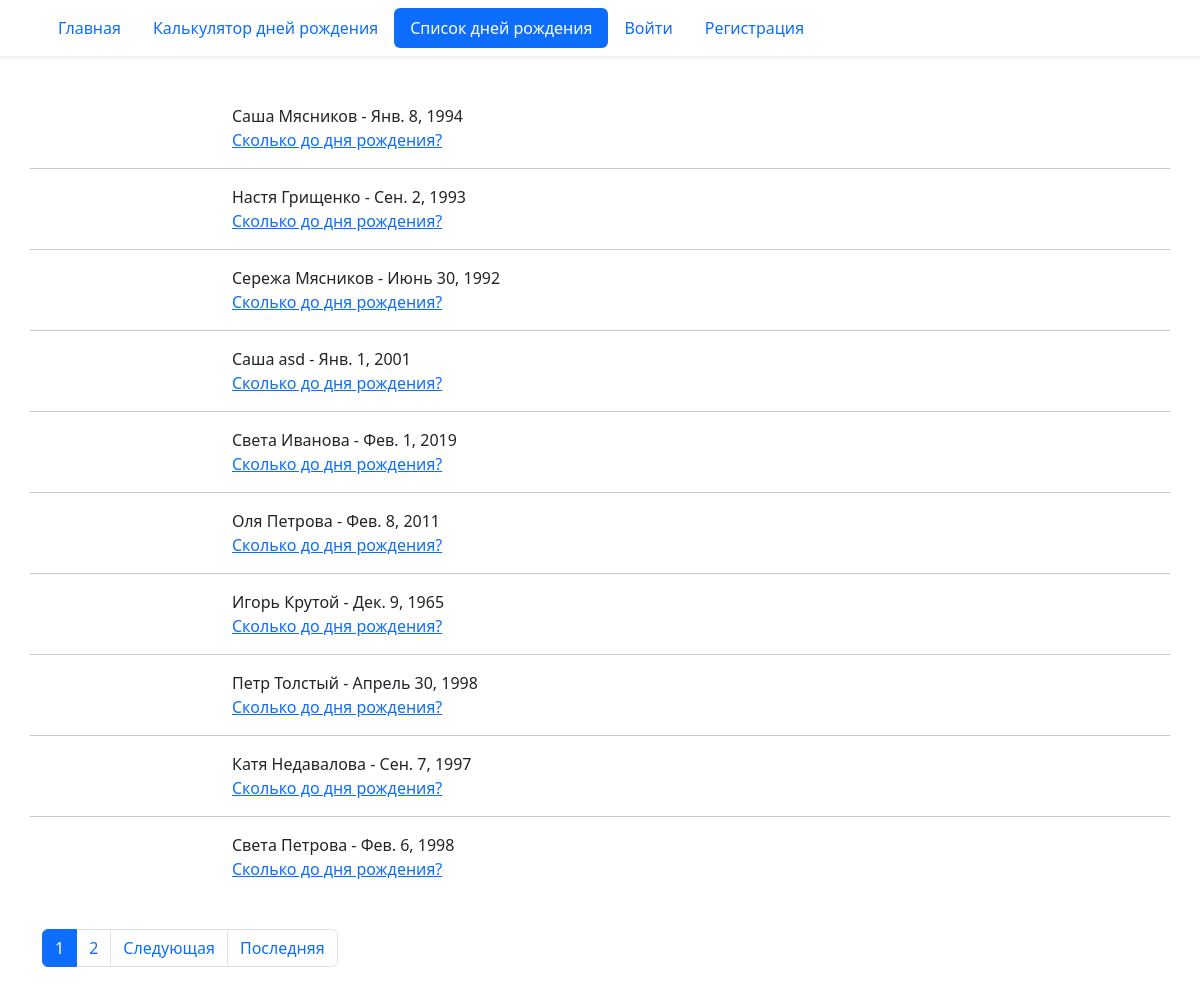
The app's page /birthday/list/ with its own data.
### birthday/models.py (models this page shows, shortened)
class Birthday(models.Model):
    first_name = models.CharField('Имя', max_length=20)
    last_name = models.CharField(
        'Фамилия', blank=True, help_text='Необязательное поле', max_length=20
    )
    birthday = models.DateField('Дата рождения', validators=(real_age,))
    image = models.ImageField('Фото', upload_to='birthdays_images', blank=True)
    author = models.ForeignKey(User, verbose_name='Автор записи',
                               on_delete=models.CASCADE, null=True)
    class Meta:
        verbose_name = 'Запись'
        constraints = (
            models.UniqueConstraint(
                fields=('first_name', 'last_name', 'birthday'),
                name='Unique person constraint',
            ),
        )

### birthday/views.py (the view)
# urls.py: path('list/', views.BirthdayListView.as_view(), name='list'),
class BirthdayListView(ListView):
    model = Birthday
    ordering = 'id'
    paginate_by = 10

### templates/birthday/birthday_list.html (shortened to what this page needs)
{% extends "base.html" %}
{% block content %}
  {% for birthday in page_obj %}
    <div class="row">
      <div class="col-2">
      </div>
      <div class="col-10">
        <div>
          {{ birthday.first_name }} {{ birthday.last_name }} - {{ birthday.birthday }}<br>
          <a href="{% url 'birthday:detail' birthday.id %}">Сколько до дня рождения?</a>
        </div>
      </div>
      {% if not forloop.last %}
        <hr class="mt-3">
      {% endif %}
    </div>
  {% endfor %}
  {% include "includes/paginator.html" %}
{% endblock %}

### templates/base.html (shortened to what this page needs)
<!DOCTYPE html>
<html lang="ru">
  <head>
      {% load django_bootstrap5 %}
      {% bootstrap_css %}
  </head>
  <body>
    {% include "includes/header.html" %}
    <div class="container pt-5">
      {% block content %}{% endblock %}
    </div>
  </body>
</html>

### templates/includes/header.html
<header>
  <nav class="navbar shadow-sm">
    <div class="container">
      {% with request.resolver_match.view_name as view_name %}
        <ul class="nav nav-pills">
          <li class="nav-item">
            <a class="nav-link {% if view_name == 'pages:homepage' %} active {% endif %}"
              href="{% url 'pages:homepage' %}">
              Главная
            </a>
          </li>
          <li class="nav-item">
            <a class="nav-link {% if view_name == 'birthday:create' %} active {% endif %}"
              href="{% url 'birthday:create' %}">
              Калькулятор дней рождения
            </a>
          </li>
          <li class="nav-item">
            <a class="nav-link {% if view_name == 'birthday:list' %} active {% endif %}" href="{% url 'birthday:list' %}">
              Cписок дней рождения
            </a>
          </li>
          {% if user.is_authenticated %}
            <span class="navbar-text">Пользователь: <b>{{ user.username }}</b></span>
            <li class="nav-item">
              <a class="nav-link{% if view_name == 'password_change' %} active {% endif %}"
                href="{% url 'password_change' %}">Изменить пароль</a>
            </li>
            <li class="nav-item">
              <a class="nav-link" href="{% url 'logout' %}">Выйти</a>
            </li>
          {% else %}
            <li class="nav-item">
              <a class="nav-link{% if view_name == 'login' %} active {% endif %}" href="{% url 'login' %}">Войти</a>
            </li>
            <li class="nav-item">
              <a class="nav-link{% if view_name == 'registration' %} active {% endif %}" href="{% url 'registration' %}">Регистрация</a>
            </li>
          {% endif %}
        </ul>
      {% endwith %}
    </div>
  </nav>
</header>

### templates/includes/paginator.html (shortened to what this page needs)
{% if page_obj.has_other_pages %}
  <nav class="my-5">
    <ul class="pagination">
      {% for i in page_obj.paginator.page_range %}
        {% if page_obj.number == i %}
          <li class="page-item active">
            <span class="page-link">{{ i }}</span>
          </li>
        {% else %}
          <li class="page-item">
            <a class="page-link" href="?page={{ i }}">{{ i }}</a>
          </li>
        {% endif %}
      {% endfor %}
      {% if page_obj.has_next %}
        <li class="page-item">
          <a class="page-link" href="?page={{ page_obj.next_page_number }}">
            Следующая
          </a>
        </li>
        <li class="page-item">
          <a class="page-link" href="?page={{ page_obj.paginator.num_pages }}">
            Последняя
          </a>
        </li>
      {% endif %}
    </ul>
  </nav>
{% endif %}

### records on screen
Birthday: first_name "Саша", last_name "Мясников", birthday "Янв. 8, 1994"
Birthday: first_name "Настя", last_name "Грищенко", birthday "Сен. 2, 1993"
Birthday: first_name "Сережа", last_name "Мясников", birthday "Июнь 30, 1992"
Birthday: first_name "Саша", last_name "asd", birthday "Янв. 1, 2001"
Birthday: first_name "Света", last_name "Иванова", birthday "Фев. 1, 2019"
Birthday: first_name "Оля", last_name "Петрова", birthday "Фев. 8, 2011"
Birthday: first_name "Игорь", last_name "Крутой", birthday "Дек. 9, 1965"
Birthday: first_name "Петр", last_name "Толстый", birthday "Апрель 30, 1998"
Birthday: first_name "Катя", last_name "Недавалова", birthday "Сен. 7, 1997"
Birthday: first_name "Света", last_name "Петрова", birthday "Фев. 6, 1998"

### other values on screen
{{ i }} "1"
{{ i }} "2"
